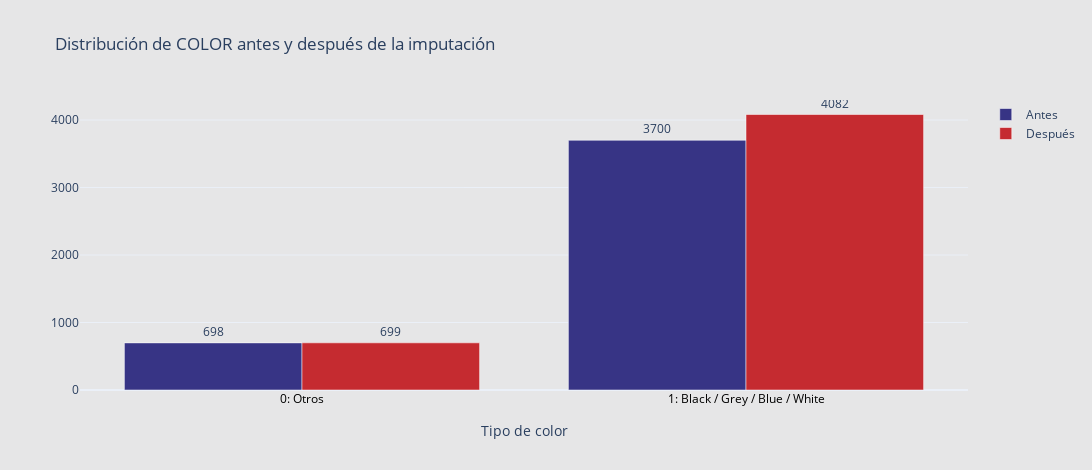

The notebook cell this image was saved under:
### Code cell
# Conteos por color (ordenados)
antes_color = df_antes['color_estandar'].value_counts().sort_index()
despues_color = df_bmw['color_estandar'].value_counts().sort_index()

# Etiquetas personalizadas para el eje X
etiquetas = {0: '0: Otros', 1: '1: Black / Grey / Blue / White'}
x_labels = [etiquetas.get(i, str(i)) for i in antes_color.index]

fig = go.Figure()

# Añadimos barras para antes
fig.add_trace(go.Bar(
    x=x_labels,
    y=antes_color.values,
    marker_color='#373485',
    name='Antes',
    text=antes_color.values,
    textposition='outside',
    opacity=1,
))

# Añadimos barras para después
fig.add_trace(go.Bar(
    x=x_labels,
    y=despues_color.reindex(antes_color.index, fill_value=0).values,
    marker_color='#c52b30',
    name='Después',
    text=despues_color.reindex(antes_color.index, fill_value=0).values,
    textposition='outside',
    opacity=1,
))

# Configuramos el layout
fig.update_layout(
    title="Distribución de COLOR antes y después de la imputación",
    xaxis_title="Tipo de color",
    barmode='group',  # Barras en paralelo
    template='plotly_white',
    width=1200,
    height=470,
    plot_bgcolor='#e6e6e7',
    paper_bgcolor='#e6e6e7',
    xaxis=dict(
        tickfont=dict(color='black'),
        title_standoff=20
    )
)

fig.show()

### Figure 1 — Plotly figure (JSON) as saved in the notebook; plotly's stock layout.template omitted (floating-point values rounded to 4 significant figures)
{"data": [{"marker": {"color": "#373485"}, "name": "Antes", "opacity": 1, "text": [698.0, 3700.0], "textposition": "outside", "type": "bar", "x": ["0: Otros", "1: Black / Grey / Blue / White"], "y": [698, 3700]}, {"marker": {"color": "#c52b30"}, "name": "Después", "opacity": 1, "text": [699.0, 4082.0], "textposition": "outside", "type": "bar", "x": ["0: Otros", "1: Black / Grey / Blue / White"], "y": [699, 4082]}], "layout": {"barmode": "group", "height": 470, "paper_bgcolor": "#e6e6e7", "plot_bgcolor": "#e6e6e7", "title": {"text": "Distribución de COLOR antes y después de la imputación"}, "width": 1200, "xaxis": {"tickfont": {"color": "black"}, "title": {"standoff": 20, "text": "Tipo de color"}}}}
